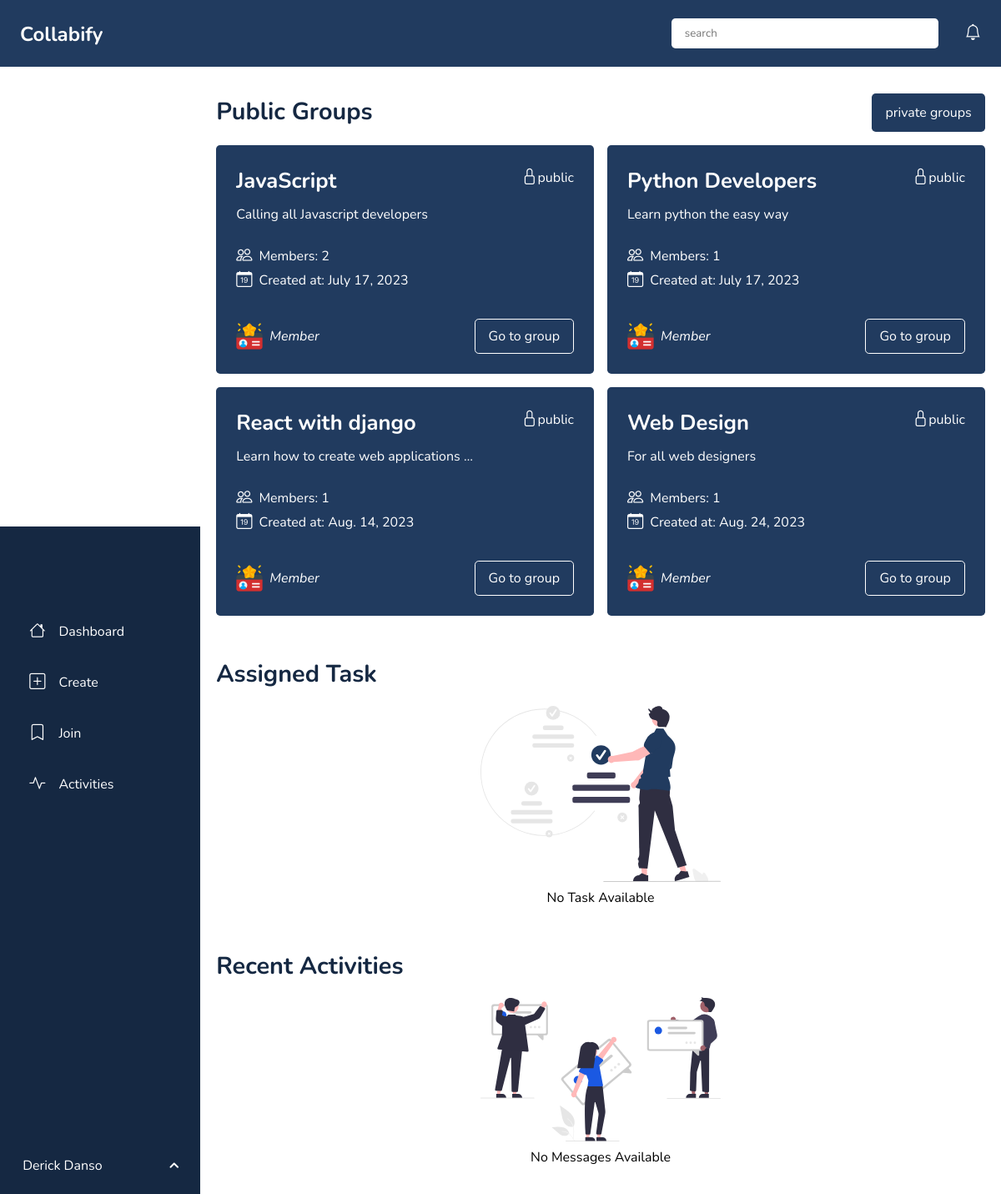
Screenshot of /dashboard/public (signed in) with the database file from the repository.
### collaboration_app/models.py (models this page shows, shortened)
class CustomUser(AbstractUser):
    email = models.EmailField(unique=True)
    username = models.CharField(unique=True, max_length=20)
    avatar = models.ImageField(default='user.png')
    class Meta:
        db_table = 'user'

class Group(models.Model):
    PUBLIC = 'public'
    PRIVATE = 'private'
    GROUP_TYPE_CHOICE = (
        (PUBLIC, 'public'),
        (PRIVATE, 'private')
    )
    group_name = models.CharField(max_length=20, null=False,blank=False)
    group_head = models.ForeignKey('CustomUser', on_delete=models.CASCADE, related_name='leader')
    description = models.TextField(null=True, blank=True)
    group_type = models.CharField(max_length=10,choices=GROUP_TYPE_CHOICE, default=PRIVATE)
    members = models.ManyToManyField(CustomUser, related_name='members')
    created_at = models.DateTimeField(auto_now_add=True)
    updated_at = models.DateTimeField(auto_now=True)
    code = models.CharField(max_length=8, unique=True, help_text='Please enter a group code to join eg, ZATY123D')
    class Meta:
        db_table = 'group'
        ordering:['-updated_at', '-created_at']

### collaboration_app/views.py (the view)
# urls.py: path('dashboard/public', views.public_dashboard, name="public_dashboard"),
@login_required(login_url='account_login')
def public_dashboard(request):
    if request.GET.get('search'):
        q = request.GET.get('search')
    else:
        q = ''
    groups = Group.objects.filter(Q(group_type__icontains='public'), Q(group_name__icontains=q))
    context = {'groups':groups}
    return render(request, 'collaboration_app/public_dashboard.html', context)

### collaboration_app/templates/collaboration_app/public_dashboard.html (shortened to what this page needs)
{% extends 'dashboard_wrapper.html' %}
{% load socialaccount %}
{% load static %}
{% block content %}
{% if groups %}
<section class="group-section">
    <div class="group-wrapper container">
        <div class="header-container">
            <h1>Public Groups</h1>
            <a class="btn btn-primary" href="{% url 'dashboard' %}">private groups</a>
        </div>
        {% include 'collaboration_app/components/group_component.html' %}
    </div>
</section>
<section class="task-section">
    <div class="task-wrapper container">
        <div class="task-header">
            <h1>Assigned Task</h1>
        </div>
        {% include 'collaboration_app/components/task_component.html' %}
    </div>
</section>
<section class="activity-section" id="activity-section">
    <div class="activity-wrapper container">
        <h1>Recent Activities</h1>
        {% include 'collaboration_app/components/discussion_component.html' %}
    </div>
</section>
{% endif %}
{% endblock content %}

### templates/dashboard_wrapper.html (shortened to what this page needs)
<!DOCTYPE html>
{% load static %}
{% load socialaccount %}
<html lang="en">
<head>
    <link rel="stylesheet" href="https://unicons.iconscout.com/release/v4.0.8/css/line.css">
    <link rel="stylesheet" href="https://cdn.jsdelivr.net/npm/bootstrap-icons@1.10.5/font/bootstrap-icons.css">
    <link rel="stylesheet" href="{% static 'css/dashboard.css' %}">
</head>
<body>
    <main>
        <div class="sidebar">
            <nav class="navbar">
                <div class="">
                    <ul class="nav-items">
                        <li><a href="{% url 'dashboard' %}"><i class="bi bi-house"></i>Dashboard</a></li>
                        <li><a href="{% url 'create_group' %}"><i class="bi bi-plus-square"></i>Create</a></li>
                        <li><a href="{% url 'join_group' %}"><i class="bi bi-bookmark"></i>Join</a></li>
                        <li><a href="#activity-section"><i class="bi bi-activity"></i>Activities</a></li>
                    </ul>
                </div>
                <div class="nav-bottom">
                    <div class="profile">
                        {% get_social_accounts request.user as account %}
                        <div class="navbar-name">
                            <a class="navbar-name" href="">{{ request.user.first_name }}</a>
                        </div>
                    </div>
                    <i class="uil uil-angle-up"></i>
                </div>
            </nav>
        </div>
        <section class="topbar">
            <div class="topbar-wrapper container">
                <div class="topbar-container">
                    <h1 ><a class="dashboard-logo" href="/">Collabify</a></h1>
                    <div class="right">
                        <form action="" method="get">
                            <input type="search" name="search" id="" class="search-bar" placeholder="search">
                        </form>
                        <div class="notification-btn">
                            <i class="bi bi-bell"></i>
                        </div>
                    </div>
                </div>
            </div>
        </section>
        <section class="main">
            <div class="center">
                {% block content %}
                {% endblock content %}
            </div>
        </section>
    </main>
</body>
</html>

### collaboration_app/templates/collaboration_app/components/group_component.html
{% load static %}
{% if groups.count == 1 %}
            {% for group in groups  %}
            <div class="group">
                <div class="" style="display:flex;justify-content:space-between">
                    <h2>{{ group.group_name }}</h2>
                    <span><i class="bi bi-lock"></i>{{ group.group_type }}</span>
                </div>
                {% if group.description %}
                <p class="description">{{ group.description|truncatewords:6 }}</p>
                <br>
                {% else %}
                <p class="description">No description</p>
                <br>
                {% endif %}
                <span class="group-span"><i class="bi bi-people"></i>
                    <span>Members: {{ group.members.count }}</span></span>
                <span class="group-span"><i class="bi bi-calendar-date"></i><span>Created at: {{ group.created_at|date }}</span> </span>
                <div class="group-btn">
                    <div class="membership-container group-span">
                        <img src="{% static 'static_files/member-card.png' %}" alt="">
                        <i>Member</i>
                    </div>
                    <a href="{% url 'get_group' group.pk %}" class="btn-outline go-to-group-btn">Go to group</a>
                </div>
            </div>
            {% endfor %}
            {% else %}
            <div class="group-container">
                {% for group in groups  %}
                <div class="group">
                    <div class="" style="display:flex;justify-content:space-between">
                        <h2>{{ group.group_name }}</h2>
                        <span><i class="bi bi-lock"></i>{{ group.group_type }}</span>
                    </div>
                    {% if group.description %}
                    <p class="description">{{ group.description|truncatewords:6 }}</p>
                    <br>
                    {% else %}
                    <p class="description">No description</p>
                    <br>
                    {% endif %}
                    <span class="group-span"><i class="bi bi-people"></i>
                        <span>Members: {{ group.members.count }}</span></span>
                    <span class="group-span"><i class="bi bi-calendar-date"></i><span>Created at: {{ group.created_at|date }}</span> </span>
                    <div class="group-btn">
                        <div class="membership-container group-span">
                            <img src="{% static 'static_files/member-card.png' %}" alt="">
                            <i>Member</i>
                        </div>
                        <a href="{% url 'get_group' group.pk %}" class="btn-outline go-to-group-btn">Go to group</a>
                    </div>
                </div>
                {% endfor %}
            </div>
{% endif %}

### static/css/dashboard.css (style rules this page uses)
.sidebar { height: 100vh; position: fixed; width: 20%; background: var(--primary); padding: 1.5rem 1.2rem 1rem; bottom: 0; }
.main { margin-left: 20%; }
.navbar { display: flex; flex-direction: column; justify-content: space-between; height: 100%; }
.nav-items { margin-top: 5rem; }
.dashboard-logo { color: var(--white); font-size: 1.5rem; }
.nav-items li { margin-bottom: 1rem; height: 2.8rem; }
.nav-items li a { color: var(--white); display: flex; gap: 1rem; height: 100%; align-items: center; padding-left: 1rem; border-radius: 0.3rem; transition: 400ms ease-in-out; }
.bi { font-size: 1.2rem; }
.nav-bottom { display: flex; justify-content: space-between; align-items: center; position: relative; }
.profile { display: flex; align-items: center; gap: 0.5rem; }
.navbar-name { color: var(--white); }
.uil { color: var(--white); font-size: 1.5rem; transition: 400ms ease-in; cursor: pointer; }
.container { width: 96%; margin: 0 auto; }
.topbar { background: var(--secondary); position: sticky; top: 0; height: 5rem; display: flex; align-items: center; }
.topbar-container { display: flex; justify-content: space-between; align-items: center; }
.right { display: flex; align-items: center; gap: 2rem; }
.search-bar { width: 20rem; height: 2.3rem; border-radius: 0.3rem; padding:0 1rem; }
.notification-btn { color: var(--white); cursor: pointer; }
.group-section { margin-top: 2rem; }
.header-container { display: flex; justify-content: space-between; width: 100%; }
.center { margin-bottom: 2rem; }
.group-container { margin-top: 1rem; display: grid; grid-template-columns: repeat(2, 1fr); gap: 1rem; }
.group { background: var(--secondary); color: var(--white); padding: 1.5rem; border-radius: 0.3rem; }
.group-span { display: flex; gap: 0.5rem; align-items: center; }
.group h2 { color: var(--white); }
.membership-container img { width: 2rem; }
.group-btn { display: flex; justify-content: space-between; align-items: center; margin-top: 2rem; }
.description { margin-top: 0.5rem; }
.task-section, .activity-section { margin-top: 3rem; }

### static/css/root.css (style rules this page uses)
:root { --primary:#152842; --secondary:#213b5f; --gray-light:#f3f3f3; --gray-eee:#eee; --gray-p:#8d9197; --black:#000; --gray-ddd:#dddddd; --btn-hover-primary:#1f5ee6e8; --active:#1DD75BFF; --gray-border:#acacac; --white:#fff; --border-radius:0.5rem; --font-size-p-1_2rem:1.3rem; --font-size-h-3rem:3rem; --font-size-h-1_5rem:1.5rem; --font-size-h-2rem:1.8rem; --font-size-p-1_3rem:2rem; --font-family:'Nunito', sans-serif; }

### static/css/common.css (style rules this page uses)
* { box-sizing: border-box; list-style: none; text-decoration: none; margin: 0; padding: 0; line-height: 1.5; font-family: var(--font-family); border: 0; }
.btn-outline { border: 1px solid var(--white); color: var(--white); padding: 0.5rem 1rem; border-radius: 0.3rem; }
.btn { padding: 0.7rem 1rem; border-radius: 0.3rem; cursor: pointer; border: 0; color: #fff; }
.btn-primary { background: var(--secondary); }
h1, h2, h3, h4 { color: var(--primary) }
h1 { font-size: 1.8rem; }
h2 { font-size: 1.6rem; }

### rows the page displays
CustomUser: user.first_name "Derick Danso"
Group: group_name "JavaScript", group_type "public", description "Calling all Javascript developers", members.count "2", created_at "July 17, 2023"
Group: group_name "Python Developers", group_type "public", description "Learn python the easy way", members.count "1", created_at "July 17, 2023"
Group: group_name "React with django", group_type "public", description "Learn how to create web applications …", members.count "1", created_at "Aug. 14, 2023"
Group: group_name "Web Design", group_type "public", description "For all web designers", members.count "1", created_at "Aug. 24, 2023"
